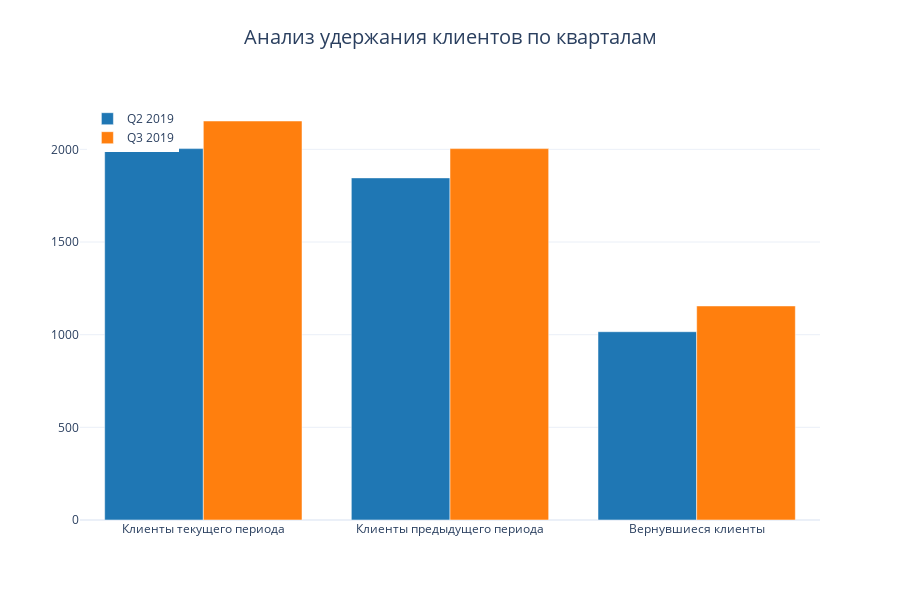

Here is the notebook cell this chart was saved with:
### Code cell
# Создаем визуализацию результатов
fig = go.Figure()

# Добавляем данные по Q2
fig.add_trace(go.Bar(
    name='Q2 2019',
    x=['Клиенты текущего периода', 'Клиенты предыдущего периода', 'Вернувшиеся клиенты'],
    y=[Q2_metrics['period_customers'], 
       Q2_metrics['prev_period_customers'], 
       Q2_metrics['retained_customers']],
    marker_color='#1f77b4'
))

# Добавляем данные по Q3
fig.add_trace(go.Bar(
    name='Q3 2019',
    x=['Клиенты текущего периода', 'Клиенты предыдущего периода', 'Вернувшиеся клиенты'],
    y=[Q3_metrics['period_customers'], 
       Q3_metrics['prev_period_customers'], 
       Q3_metrics['retained_customers']],
    marker_color='#ff7f0e'
))

# Обновляем layout
fig.update_layout(
    title={
        'text': 'Анализ удержания клиентов по кварталам',
        'y':0.95,
        'x':0.5,
        'xanchor': 'center',
        'yanchor': 'top',
        'font': dict(size=20)
    },
    barmode='group',
    template='plotly_white',
    height=600,
    showlegend=True,
    legend=dict(
        yanchor="top",
        y=0.99,
        xanchor="left",
        x=0.01
    )
)

# Показываем график
fig.show()

### Figure 1 — Plotly figure (JSON) as saved in the notebook; plotly's stock layout.template omitted (floating-point values rounded to 4 significant figures)
{"data": [{"marker": {"color": "#1f77b4"}, "name": "Q2 2019", "type": "bar", "x": ["Клиенты текущего периода", "Клиенты предыдущего периода", "Вернувшиеся клиенты"], "y": [2004, 1846, 1016]}, {"marker": {"color": "#ff7f0e"}, "name": "Q3 2019", "type": "bar", "x": ["Клиенты текущего периода", "Клиенты предыдущего периода", "Вернувшиеся клиенты"], "y": [2153, 2004, 1155]}], "layout": {"barmode": "group", "height": 600, "legend": {"x": 0.01, "xanchor": "left", "y": 0.99, "yanchor": "top"}, "showlegend": true, "title": {"font": {"size": 20}, "text": "Анализ удержания клиентов по кварталам", "x": 0.5, "xanchor": "center", "y": 0.95, "yanchor": "top"}}}
